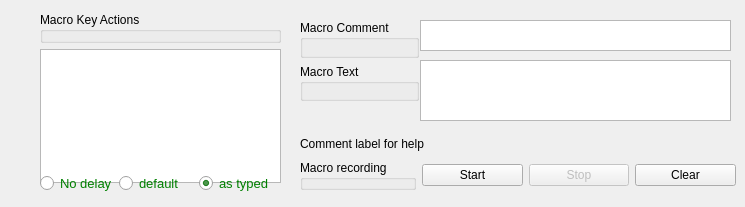
     <widget class="QWidget" name="macroTab">
      <attribute name="title">
       <string>Macro</string>
      </attribute>
      <widget class="QWidget" name="layoutWidget1">
       <property name="geometry">
        <rect>
         <x>40</x>
         <y>12</y>
         <width>241</width>
         <height>171</height>
        </rect>
       </property>
       <layout class="QGridLayout" name="gridLayout_8">
        <item row="0" column="0">
         <widget class="QGroupBox" name="groupBox_2">
          <property name="title">
           <string>Macro Key Actions</string>
          </property>
         </widget>
        </item>
        <item row="1" column="0">
         <widget class="QPlainTextEdit" name="pteMacroBox">
          <property name="focusPolicy">
           <enum>Qt::WheelFocus</enum>
          </property>
          <property name="tabChangesFocus">
           <bool>true</bool>
          </property>
         </widget>
        </item>
       </layout>
      </widget>
      <widget class="QPlainTextEdit" name="pteMacroComment">
       <property name="enabled">
        <bool>true</bool>
       </property>
       <property name="geometry">
        <rect>
         <x>420</x>
         <y>20</y>
         <width>311</width>
         <height>31</height>
        </rect>
       </property>
       <property name="focusPolicy">
        <enum>Qt::WheelFocus</enum>
       </property>
       <property name="contextMenuPolicy">
        <enum>Qt::NoContextMenu</enum>
       </property>
       <property name="acceptDrops">
        <bool>true</bool>
       </property>
       <property name="toolTip">
        <string>What is this macro for?</string>
       </property>
       <property name="toolTipDuration">
        <number>1</number>
       </property>
       <property name="inputMethodHints">
        <set>Qt::ImhNone</set>
       </property>
       <property name="verticalScrollBarPolicy">
        <enum>Qt::ScrollBarAlwaysOff</enum>
       </property>
       <property name="tabChangesFocus">
        <bool>true</bool>
       </property>
       <property name="documentTitle">
        <string/>
       </property>
       <property name="undoRedoEnabled">
        <bool>true</bool>
       </property>
       <property name="readOnly">
        <bool>false</bool>
       </property>
       <property name="plainText">
        <string/>
       </property>
       <property name="tabStopWidth">
        <number>1</number>
       </property>
      </widget>
      <widget class="QPlainTextEdit" name="pteMacroText">
       <property name="geometry">
        <rect>
         <x>420</x>
         <y>60</y>
         <width>311</width>
         <height>61</height>
        </rect>
       </property>
       <property name="focusPolicy">
        <enum>Qt::StrongFocus</enum>
       </property>
       <property name="contextMenuPolicy">
        <enum>Qt::NoContextMenu</enum>
       </property>
       <property name="acceptDrops">
        <bool>false</bool>
       </property>
       <property name="inputMethodHints">
        <set>Qt::ImhNoAutoUppercase</set>
       </property>
       <property name="documentTitle">
        <string/>
       </property>
       <property name="undoRedoEnabled">
        <bool>false</bool>
       </property>
       <property name="readOnly">
        <bool>false</bool>
       </property>
       <property name="plainText">
        <string/>
       </property>
       <property name="tabStopWidth">
        <number>1</number>
       </property>
      </widget>
      <widget class="QWidget" name="layoutWidget">
       <property name="geometry">
        <rect>
         <x>300</x>
         <y>20</y>
         <width>119</width>
         <height>81</height>
        </rect>
       </property>
       <layout class="QVBoxLayout" name="verticalLayout_2">
        <item>
         <widget class="QGroupBox" name="groupBox_3">
          <property name="title">
           <string>Macro Comment</string>
          </property>
         </widget>
        </item>
        <item>
         <widget class="QGroupBox" name="groupBox_4">
          <property name="title">
           <string>Macro Text</string>
          </property>
         </widget>
        </item>
       </layout>
      </widget>
      <widget class="QWidget" name="layoutWidget_2">
       <property name="geometry">
        <rect>
         <x>300</x>
         <y>160</y>
         <width>436</width>
         <height>30</height>
        </rect>
       </property>
       <layout class="QGridLayout" name="gridLayout_10">
        <item row="0" column="0">
         <widget class="QGroupBox" name="groupBox">
          <property name="title">
           <string>Macro recording</string>
          </property>
         </widget>
        </item>
        <item row="0" column="2">
         <widget class="QPushButton" name="btnStopMacro">
          <property name="enabled">
           <bool>false</bool>
          </property>
          <property name="text">
           <string>Stop</string>
          </property>
         </widget>
        </item>
        <item row="0" column="1">
         <widget class="QPushButton" name="btnStartMacro">
          <property name="text">
           <string>Start</string>
          </property>
         </widget>
        </item>
        <item row="0" column="3">
         <widget class="QPushButton" name="btnClearMacro">
          <property name="text">
           <string>Clear</string>
          </property>
         </widget>
        </item>
       </layout>
      </widget>
      <widget class="QLabel" name="lbl_macro">
       <property name="geometry">
        <rect>
         <x>300</x>
         <y>130</y>
         <width>431</width>
         <height>27</height>
        </rect>
       </property>
       <property name="text">
        <string>Comment label for help</string>
       </property>
      </widget>
      <widget class="QWidget" name="layoutWidget_delay">
       <property name="geometry">
        <rect>
         <x>40</x>
         <y>170</y>
         <width>238</width>
         <height>28</height>
        </rect>
       </property>
       <layout class="QHBoxLayout" name="delayButtons">
        <property name="spacing">
         <number>0</number>
        </property>
        <property name="sizeConstraint">
         <enum>QLayout::SetMinimumSize</enum>
        </property>
        <item>
         <widget class="QRadioButton" name="rb_delay_no">
          <property name="whatsThis">
           <string>configure delays between keystrokes: Disable delay</string>
          </property>
          <property name="styleSheet">
           <string notr="true">font: 10pt ; color:  green;</string>
          </property>
          <property name="text">
           <string>No delay</string>
          </property>
         </widget>
        </item>
        <item>
         <widget class="QRadioButton" name="rb_delay_default">
          <property name="whatsThis">
           <string>configure delays between keystrokes: Set delay to default values: 20us up to 15 chars, 200us above</string>
          </property>
          <property name="styleSheet">
           <string notr="true">font: 10pt ; color:  green;</string>
          </property>
          <property name="text">
           <string>default</string>
          </property>
          <property name="checked">
           <bool>false</bool>
          </property>
          <property name="autoExclusive">
           <bool>true</bool>
          </property>
         </widget>
        </item>
        <item>
         <widget class="QRadioButton" name="rb_delay_asTyped">
          <property name="whatsThis">
           <string>configure delays between keystrokes: Remember delays as they had been typed while the macro definition process</string>
          </property>
          <property name="styleSheet">
           <string notr="true">font: 10pt ; color:  green;</string>
          </property>
          <property name="text">
           <string>as typed</string>
          </property>
          <property name="checked">
           <bool>true</bool>
          </property>
         </widget>
        </item>
       </layout>
      </widget>
      <widget class="QLabel" name="txtBuffer">
       <property name="enabled">
        <bool>false</bool>
       </property>
       <property name="geometry">
        <rect>
         <x>300</x>
         <y>100</y>
         <width>0</width>
         <height>0</height>
        </rect>
       </property>
       <property name="sizePolicy">
        <sizepolicy hsizetype="Fixed" vsizetype="Fixed">
         <horstretch>0</horstretch>
         <verstretch>0</verstretch>
        </sizepolicy>
       </property>
       <property name="maximumSize">
        <size>
         <width>0</width>
         <height>0</height>
        </size>
       </property>
       <property name="contextMenuPolicy">
        <enum>Qt::NoContextMenu</enum>
       </property>
       <property name="toolTip">
        <string notr="true"/>
       </property>
       <property name="toolTipDuration">
        <number>0</number>
       </property>
       <property name="statusTip">
        <string notr="true"/>
       </property>
       <property name="whatsThis">
        <string notr="true"/>
       </property>
       <property name="frameShadow">
        <enum>QFrame::Plain</enum>
       </property>
       <property name="lineWidth">
        <number>0</number>
       </property>
       <property name="text">
        <string/>
       </property>
       <property name="textFormat">
        <enum>Qt::PlainText</enum>
       </property>
       <property name="indent">
        <number>0</number>
       </property>
       <property name="textInteractionFlags">
        <set>Qt::NoTextInteraction</set>
       </property>
      </widget>
      <zorder>pteMacroComment</zorder>
      <zorder>layoutWidget</zorder>
>>>>>>> 450e80a... handle specials in firmware upgrade: Detection of correct version
      <zorder>layoutWidget1</zorder>
      <zorder>layoutWidget_delay</zorder>
      <zorder>pteMacroText</zorder>
      <zorder>layoutWidget_2</zorder>
      <zorder>lbl_macro</zorder>
     </widget>
